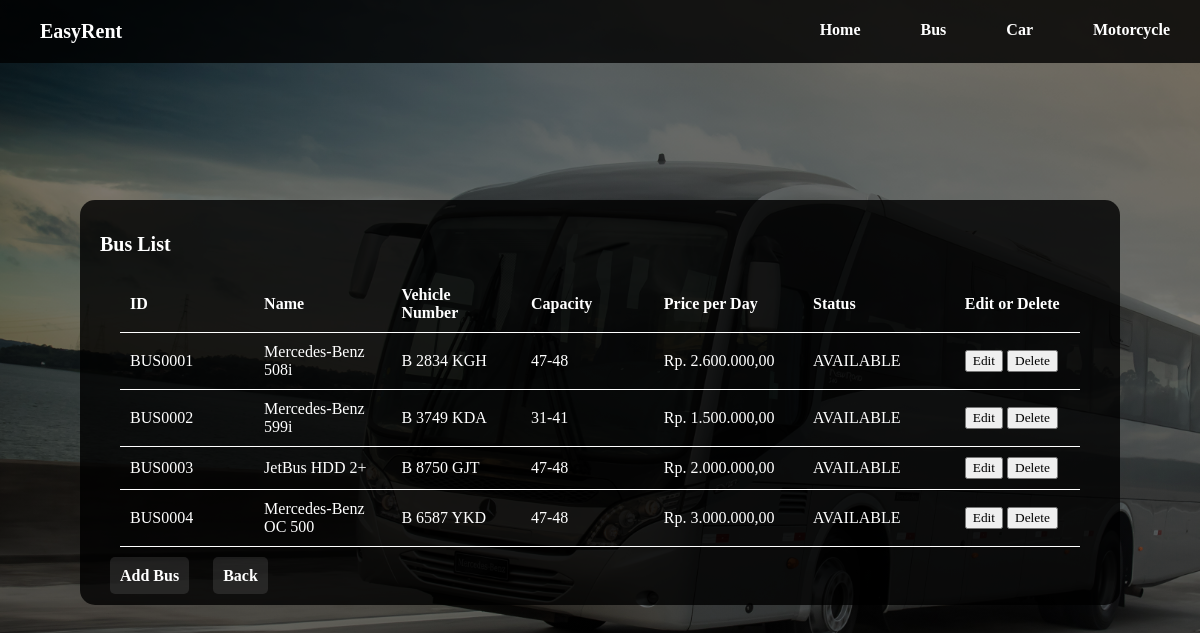
The app's page /admintables/showbus.php with its own data.
### tables this page shows
CREATE TABLE `tbbus` (
  `BusID` varchar(10) NOT NULL,
  `BusName` varchar(255) NOT NULL,
  `BusPlat` varchar(10) NOT NULL,
  `Capacity` varchar(20) NOT NULL,
  `Price` int(11) NOT NULL,
  `RentStat` varchar(30) NOT NULL
);

### admintables/showbus.php (the view, shortened to what this page needs)
<html>
    <head>
    </head>
    <body>
        <div class="content-wrap">
            <div class="table-wrap">
                <h1>Bus List</h1>
                <table>
                    <tr>
                        <th>ID</th>
                        <th>Name</th>
                        <th>Vehicle Number</th>
                        <th>Capacity</th>
                        <th>Price per Day</th>
                        <th>Status</th>
                        <th>Edit or Delete</th>
                    </tr>
                    <?php
                        include '../connect.php';
                        $result = mysqli_query($conn,"SELECT * FROM tbbus");
                        while($row = mysqli_fetch_array($result)){
                            echo "<tr id='content'>";
                            echo "<td>" . $row['BusID'] . "</td>";
                            echo "<td>" . $row['BusName'] . "</td>";
                            echo "<td>" . $row['BusPlat'] . "</td>";
                            echo "<td>" . $row['Capacity'] . "</td>";
                            echo "<td> Rp. ". number_format($row['Price'],2,',','.') . "</td>";
                            echo "<td>" . $row['RentStat'] . "</td>";
                            echo "<td id='button'>
                            <a href='../edit/bus.php?busid=".$row['BusID']."'><button>Edit</button></a>
                            <a href='../delete/deletebus.php?deleteid=".$row['BusID']."'><button>Delete</button></a>
                            </td>";
                            echo "</tr>";
                        }
                    ?>
                </table>
                <div class="add-bus">
                    <a href="../adminform/adminbus.php">Add Bus</a>
                    <a href="../adminpage.php">Back</a>
                </div>
            </div>
        </div>
    </body>
</html>

### admintables/showbus.php (style rules this page uses)
* { font-family: 'Candara'; }
html, body { animation: fade 2s; width: 100%; height: 100%; margin: 0; scroll-behavior: smooth; }
body { background-image: linear-gradient(rgba(0,0,0,0.5), rgba(0,0,0,0.5)),url('../images/bus.jpg'); background-repeat: no-repeat; background-size: cover; background-attachment: fixed; }
.content-wrap { display: flex; justify-content: center; margin: auto; width: 90%; padding: 20px; top: 20%; position: relative; }
.table-wrap, .form-wrap { padding: 20px; margin: 20px; border-radius: 15px; background-color: rgba(0,0,0,0.8); }
h1 { font-size: 20px; color: white; font-family: "Candara" }
table { margin: 20px; color: white; border-collapse: collapse; }
th, tr, td { border-bottom: 0.5px solid white; width: 250px; text-align: left; padding: 10px; }
a { text-decoration: none; }
.add-bus a { background-color: rgba(255,255,255,0.1); padding: 10px; margin: 10px; border-radius: 5px; color: white; font-weight: bold; text-decoration: none; }

### records on screen
tbbus: BusID "BUS0001", BusName "Mercedes-Benz 508i", BusPlat "B 2834 KGH", Capacity "47-48", Price "2.600.000,00", RentStat "AVAILABLE"
tbbus: BusID "BUS0002", BusName "Mercedes-Benz 599i", BusPlat "B 3749 KDA", Capacity "31-41", Price "1.500.000,00", RentStat "AVAILABLE"
tbbus: BusID "BUS0003", BusName "JetBus HDD 2+", BusPlat "B 8750 GJT", Capacity "47-48", Price "2.000.000,00", RentStat "AVAILABLE"
tbbus: BusID "BUS0004", BusName "Mercedes-Benz OC 500", BusPlat "B 6587 YKD", Capacity "47-48", Price "3.000.000,00", RentStat "AVAILABLE"
